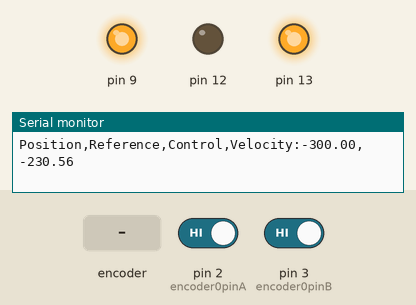
The sketch below on a simulated Arduino Uno, built with avr-gcc and run on an emulated ATmega328P. Parts: output pins drawn as LEDs (lit = HIGH), the last lines printed to the serial monitor. The inputs (shaded band) are chosen by the test bench; at power-on: pin 2 (encoder0pinA) HIGH, pin 3 (encoder0pinB) HIGH.

Above: at 1.4 s.
1.5 s: rotary encoder on pin 2 (encoder0pinA) / pin 3 (encoder0pinB) turned 3 steps (first pin leading)
At 2.7 s:
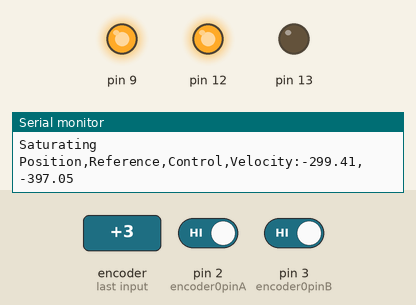
4.7 s: rotary encoder on pin 2 (encoder0pinA) / pin 3 (encoder0pinB) turned 3 steps (first pin leading)
At 4.98 s:
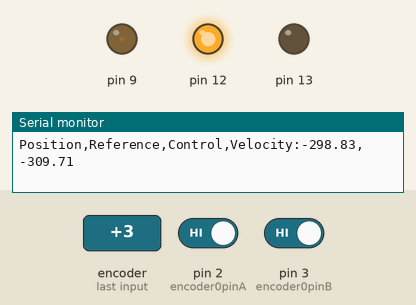
Timing chart, 0 to 14.3 s (numbered marks = the images above; inputs shaded):
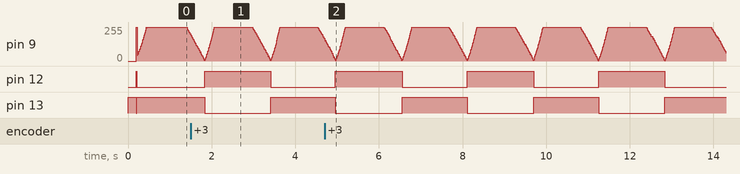

Measured:
- by itself, pin 12, pin 13: alternates HIGH for 1.6 s and LOW for 1.6 s

The sketch:

PI_controller.ino
```cpp
//The sample code for driving one way motor encoder
const byte encoder0pinA = 2;//A pin -> the interrupt pin 0
const byte encoder0pinB = 3;//B pin -> the digital pin 3
byte encoder0PinALast;


float pos = 0;
float vel = 0;
float delayTime = 10;
int duration;//the number of the pulses
boolean Direction;//the rotation direction
float gearRatio = 2;

//theta2

float refPos = 1;
float refPosVal = 1;
int refIter = 0;
float KP;
float KI;
float KD;
float FC;
float RS;
float PO;
float controlVel;

float lastError = 0;
float error = 0;
float errorSum = 0;
float ctrl = 0;
float minPower = 0;
float epsilon = 0.01;
float maxPower = 255;
float lastPos = 0;


float startTime = 0;
float currentTime = 0;
int stepTime = 4000;
float lastRefPos;

void setup()
{
  Serial.begin(57600);//Initialize the serial port
  EncoderInit();//Initialize the module
  pinMode(9,OUTPUT);
  pinMode(12,OUTPUT);
  pinMode(13,OUTPUT);
  analogWrite(9,0);
  digitalWrite(12,LOW);//positive direction by default
  digitalWrite(13,HIGH);

  //good for 0.3 sqaure
  KP = 300;
  KI = 20;
  KD = 20;

//  KP = 400;
//  KI = 3;

  RS = 20;
  PO = -5.5;


  delay(200);
  startTime = millis();
}

void loop()
{

  lastRefPos = refPos;
  //generating fluctuating references
  //sinusoidal reference
  refPos = 1*sin(0.002*(millis()-210));

  //square wave reference
//  currentTime = millis();
//  if ((currentTime - startTime) > stepTime){
//    if (refPos == refPosVal){
//      refPos = -refPosVal;
//    }
//    else if (refPos == -refPosVal){
//      refPos = refPosVal;
//    }
////    stepTime += 4000;
//    startTime = millis();
//    errorSum = 0;
//  }

  //reference imported from matlab
//  refPos = refPosList[refIter];
//  refIter++;


  controlVel = (refPos-lastRefPos)/delayTime;


  //calculating variables
  vel = duration;
  vel = vel/(341.2*gearRatio*(delayTime/1000));//conversion to real units
  pos += duration;
  duration = 0;
  lastError = error;
  error = refPos - pos/(341.2*gearRatio);
  errorSum += error;

  //friction compensation, very large value for low speed but drops off exponentially once the motor starts moving | RS = Response Steepness | PO = Power Offset
  if (abs(refPos - lastRefPos) > epsilon){
    FC = exp(-(RS*abs(vel) + PO));
  } else {
    FC = 0;
  }

  if (abs(KI*errorSum) > 80){
    errorSum -= error;
  }

  //calculate control
  FC = 0;
  ctrl = KP*error + KI*errorSum + KD*(error-lastError)/(delayTime/1000) + FC;

  //changing direction and applying deadzone offset
  if(ctrl < 0){
    digitalWrite(12,HIGH);//reversing
    digitalWrite(13,LOW);
    ctrl -= minPower;
  }
  else {
    digitalWrite(12,LOW);//forwards
    digitalWrite(13,HIGH);
    ctrl += minPower;
  }

  //saturating control
  if (abs(ctrl) > maxPower){
    Serial.println("Saturating");
    if (ctrl < 0){
      ctrl = -maxPower;
    }
    else{
      ctrl = maxPower;
    }
  }

  //sending working control to motor
  analogWrite(9,abs(ctrl));
//  analogWrite(9,100*sin(0.0005*(millis()-2100)));

  Serial.print("Position,Reference,Control,Velocity:");
  Serial.print(100*pos/(341.2*gearRatio) -300);
  Serial.print(",");
  Serial.println(100*refPos -300);
//  Serial.print(",");
//  Serial.print(vel*100);
//  Serial.print(",");
//  Serial.print(error);
//  Serial.print(",");
//  Serial.println(ctrl+300);
//  Serial.print(",");
//  Serial.println(vel/(341.2*GearRatio*(delayTime/1000)));

//  Serial.print("Control: ");
//  Serial.println(ctrl);


  delay(delayTime);
}

void EncoderInit()
{
  Direction = true;//default -> Forward
  pinMode(encoder0pinB,INPUT);
  attachInterrupt(0, wheelSpeed, CHANGE);
}

void wheelSpeed()
{
  int Lstate = digitalRead(encoder0pinA);
  if((encoder0PinALast == LOW) && Lstate==HIGH)
  {
    int val = digitalRead(encoder0pinB);
    if(val == LOW && Direction)
    {
      Direction = false; //Reverse
    }
    else if(val == HIGH && !Direction)
    {
      Direction = true;  //Forward
    }
  }
  encoder0PinALast = Lstate;

  if(!Direction)  duration++;
  else  duration--;
}
```
